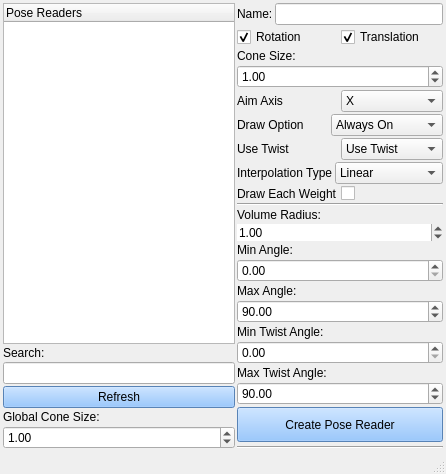
<?xml version="1.0" encoding="UTF-8"?>
<ui version="4.0">
 <class>MainWindow</class>
 <widget class="QMainWindow" name="MainWindow">
  <property name="geometry">
   <rect>
    <x>0</x>
    <y>0</y>
    <width>446</width>
    <height>474</height>
   </rect>
  </property>
  <property name="windowTitle">
   <string>MainWindow</string>
  </property>
  <widget class="QWidget" name="centralwidget">
   <layout class="QHBoxLayout" name="horizontalLayout">
    <property name="spacing">
     <number>2</number>
    </property>
    <property name="margin">
     <number>3</number>
    </property>
    <item>
     <layout class="QVBoxLayout" name="verticalLayout_3">
      <property name="spacing">
       <number>2</number>
      </property>
      <property name="sizeConstraint">
       <enum>QLayout::SetMaximumSize</enum>
      </property>
      <item>
       <widget class="QTreeWidget" name="poseReader_treeWidget">
        <column>
         <property name="text">
          <string>Pose Readers</string>
         </property>
        </column>
       </widget>
      </item>
      <item>
       <widget class="QLabel" name="label_7">
        <property name="text">
         <string>Search:</string>
        </property>
       </widget>
      </item>
      <item>
       <widget class="QLineEdit" name="search_lineEdit"/>
      </item>
      <item>
       <widget class="QPushButton" name="refresh_button">
        <property name="palette">
         <palette>
          <active>
           <colorrole role="WindowText">
            <brush brushstyle="SolidPattern">
             <color alpha="255">
              <red>0</red>
              <green>0</green>
              <blue>0</blue>
             </color>
            </brush>
           </colorrole>
           <colorrole role="Button">
            <brush brushstyle="SolidPattern">
             <color alpha="255">
              <red>123</red>
              <green>183</green>
              <blue>255</blue>
             </color>
            </brush>
           </colorrole>
           <colorrole role="Light">
            <brush brushstyle="SolidPattern">
             <color alpha="255">
              <red>251</red>
              <green>253</green>
              <blue>255</blue>
             </color>
            </brush>
           </colorrole>
           <colorrole role="Midlight">
            <brush brushstyle="SolidPattern">
             <color alpha="255">
              <red>187</red>
              <green>218</green>
              <blue>255</blue>
             </color>
            </brush>
           </colorrole>
           <colorrole role="Dark">
            <brush brushstyle="SolidPattern">
             <color alpha="255">
              <red>61</red>
              <green>91</green>
              <blue>127</blue>
             </color>
            </brush>
           </colorrole>
           <colorrole role="Mid">
            <brush brushstyle="SolidPattern">
             <color alpha="255">
              <red>82</red>
              <green>122</green>
              <blue>170</blue>
             </color>
            </brush>
           </colorrole>
           <colorrole role="Text">
            <brush brushstyle="SolidPattern">
             <color alpha="255">
              <red>0</red>
              <green>0</green>
              <blue>0</blue>
             </color>
            </brush>
           </colorrole>
           <colorrole role="BrightText">
            <brush brushstyle="SolidPattern">
             <color alpha="255">
              <red>255</red>
              <green>255</green>
              <blue>255</blue>
             </color>
            </brush>
           </colorrole>
           <colorrole role="ButtonText">
            <brush brushstyle="SolidPattern">
             <color alpha="255">
              <red>0</red>
              <green>0</green>
              <blue>0</blue>
             </color>
            </brush>
           </colorrole>
           <colorrole role="Base">
            <brush brushstyle="SolidPattern">
             <color alpha="255">
              <red>255</red>
              <green>255</green>
              <blue>255</blue>
             </color>
            </brush>
           </colorrole>
           <colorrole role="Window">
            <brush brushstyle="SolidPattern">
             <color alpha="255">
              <red>123</red>
              <green>183</green>
              <blue>255</blue>
             </color>
            </brush>
           </colorrole>
           <colorrole role="Shadow">
            <brush brushstyle="SolidPattern">
             <color alpha="255">
              <red>0</red>
              <green>0</green>
              <blue>0</blue>
             </color>
            </brush>
           </colorrole>
           <colorrole role="AlternateBase">
            <brush brushstyle="SolidPattern">
             <color alpha="255">
              <red>189</red>
              <green>219</green>
              <blue>255</blue>
             </color>
            </brush>
           </colorrole>
           <colorrole role="ToolTipBase">
            <brush brushstyle="SolidPattern">
             <color alpha="255">
              <red>255</red>
              <green>255</green>
              <blue>220</blue>
             </color>
            </brush>
           </colorrole>
           <colorrole role="ToolTipText">
            <brush brushstyle="SolidPattern">
             <color alpha="255">
              <red>0</red>
              <green>0</green>
              <blue>0</blue>
             </color>
            </brush>
           </colorrole>
          </active>
          <inactive>
           <colorrole role="WindowText">
            <brush brushstyle="SolidPattern">
             <color alpha="255">
              <red>0</red>
              <green>0</green>
              <blue>0</blue>
             </color>
            </brush>
           </colorrole>
           <colorrole role="Button">
            <brush brushstyle="SolidPattern">
             <color alpha="255">
              <red>123</red>
              <green>183</green>
              <blue>255</blue>
             </color>
            </brush>
           </colorrole>
           <colorrole role="Light">
            <brush brushstyle="SolidPattern">
             <color alpha="255">
              <red>251</red>
              <green>253</green>
              <blue>255</blue>
             </color>
            </brush>
           </colorrole>
           <colorrole role="Midlight">
            <brush brushstyle="SolidPattern">
             <color alpha="255">
              <red>187</red>
              <green>218</green>
              <blue>255</blue>
             </color>
            </brush>
           </colorrole>
           <colorrole role="Dark">
            <brush brushstyle="SolidPattern">
             <color alpha="255">
              <red>61</red>
              <green>91</green>
              <blue>127</blue>
             </color>
            </brush>
           </colorrole>
           <colorrole role="Mid">
            <brush brushstyle="SolidPattern">
             <color alpha="255">
              <red>82</red>
              <green>122</green>
              <blue>170</blue>
             </color>
            </brush>
           </colorrole>
           <colorrole role="Text">
            <brush brushstyle="SolidPattern">
             <color alpha="255">
              <red>0</red>
              <green>0</green>
              <blue>0</blue>
             </color>
            </brush>
           </colorrole>
           <colorrole role="BrightText">
            <brush brushstyle="SolidPattern">
             <color alpha="255">
              <red>255</red>
              <green>255</green>
              <blue>255</blue>
             </color>
            </brush>
           </colorrole>
           <colorrole role="ButtonText">
            <brush brushstyle="SolidPattern">
             <color alpha="255">
              <red>0</red>
              <green>0</green>
              <blue>0</blue>
             </color>
            </brush>
           </colorrole>
           <colorrole role="Base">
            <brush brushstyle="SolidPattern">
             <color alpha="255">
              <red>255</red>
              <green>255</green>
              <blue>255</blue>
             </color>
            </brush>
           </colorrole>
           <colorrole role="Window">
            <brush brushstyle="SolidPattern">
             <color alpha="255">
              <red>123</red>
              <green>183</green>
              <blue>255</blue>
             </color>
            </brush>
           </colorrole>
           <colorrole role="Shadow">
            <brush brushstyle="SolidPattern">
             <color alpha="255">
              <red>0</red>
              <green>0</green>
              <blue>0</blue>
             </color>
            </brush>
           </colorrole>
           <colorrole role="AlternateBase">
            <brush brushstyle="SolidPattern">
             <color alpha="255">
              <red>189</red>
              <green>219</green>
              <blue>255</blue>
             </color>
            </brush>
           </colorrole>
           <colorrole role="ToolTipBase">
            <brush brushstyle="SolidPattern">
             <color alpha="255">
              <red>255</red>
              <green>255</green>
              <blue>220</blue>
             </color>
            </brush>
           </colorrole>
           <colorrole role="ToolTipText">
            <brush brushstyle="SolidPattern">
             <color alpha="255">
              <red>0</red>
              <green>0</green>
              <blue>0</blue>
             </color>
            </brush>
           </colorrole>
          </inactive>
          <disabled>
           <colorrole role="WindowText">
            <brush brushstyle="SolidPattern">
             <color alpha="255">
              <red>61</red>
              <green>91</green>
              <blue>127</blue>
             </color>
            </brush>
           </colorrole>
           <colorrole role="Button">
            <brush brushstyle="SolidPattern">
             <color alpha="255">
              <red>123</red>
              <green>183</green>
              <blue>255</blue>
             </color>
            </brush>
           </colorrole>
           <colorrole role="Light">
            <brush brushstyle="SolidPattern">
             <color alpha="255">
              <red>251</red>
              <green>253</green>
              <blue>255</blue>
             </color>
            </brush>
           </colorrole>
           <colorrole role="Midlight">
            <brush brushstyle="SolidPattern">
             <color alpha="255">
              <red>187</red>
              <green>218</green>
              <blue>255</blue>
             </color>
            </brush>
           </colorrole>
           <colorrole role="Dark">
            <brush brushstyle="SolidPattern">
             <color alpha="255">
              <red>61</red>
              <green>91</green>
              <blue>127</blue>
             </color>
            </brush>
           </colorrole>
           <colorrole role="Mid">
            <brush brushstyle="SolidPattern">
             <color alpha="255">
              <red>82</red>
              <green>122</green>
              <blue>170</blue>
             </color>
            </brush>
           </colorrole>
           <colorrole role="Text">
            <brush brushstyle="SolidPattern">
             <color alpha="255">
              <red>61</red>
              <green>91</green>
              <blue>127</blue>
             </color>
            </brush>
           </colorrole>
           <colorrole role="BrightText">
            <brush brushstyle="SolidPattern">
             <color alpha="255">
              <red>255</red>
              <green>255</green>
              <blue>255</blue>
             </color>
            </brush>
           </colorrole>
           <colorrole role="ButtonText">
            <brush brushstyle="SolidPattern">
             <color alpha="255">
              <red>61</red>
              <green>91</green>
              <blue>127</blue>
             </color>
            </brush>
           </colorrole>
           <colorrole role="Base">
            <brush brushstyle="SolidPattern">
             <color alpha="255">
              <red>123</red>
              <green>183</green>
              <blue>255</blue>
             </color>
            </brush>
           </colorrole>
           <colorrole role="Window">
            <brush brushstyle="SolidPattern">
             <color alpha="255">
              <red>123</red>
              <green>183</green>
              <blue>255</blue>
             </color>
            </brush>
           </colorrole>
           <colorrole role="Shadow">
            <brush brushstyle="SolidPattern">
             <color alpha="255">
              <red>0</red>
              <green>0</green>
              <blue>0</blue>
             </color>
            </brush>
           </colorrole>
           <colorrole role="AlternateBase">
            <brush brushstyle="SolidPattern">
             <color alpha="255">
              <red>123</red>
              <green>183</green>
              <blue>255</blue>
             </color>
            </brush>
           </colorrole>
           <colorrole role="ToolTipBase">
            <brush brushstyle="SolidPattern">
             <color alpha="255">
              <red>255</red>
              <green>255</green>
              <blue>220</blue>
             </color>
            </brush>
           </colorrole>
           <colorrole role="ToolTipText">
            <brush brushstyle="SolidPattern">
             <color alpha="255">
              <red>0</red>
              <green>0</green>
              <blue>0</blue>
             </color>
            </brush>
           </colorrole>
          </disabled>
         </palette>
        </property>
        <property name="text">
         <string>Refresh</string>
        </property>
       </widget>
      </item>
      <item>
       <widget class="QLabel" name="label_13">
        <property name="text">
         <string>Global Cone Size:</string>
        </property>
       </widget>
      </item>
      <item>
       <widget class="QDoubleSpinBox" name="globalConeSize_spinBox">
        <property name="maximum">
         <double>300.000000000000000</double>
        </property>
        <property name="singleStep">
         <double>0.200000000000000</double>
        </property>
        <property name="value">
         <double>1.000000000000000</double>
        </property>
       </widget>
      </item>
     </layout>
    </item>
    <item>
     <layout class="QVBoxLayout" name="verticalLayout_4">
      <property name="spacing">
       <number>2</number>
      </property>
      <property name="sizeConstraint">
       <enum>QLayout::SetDefaultConstraint</enum>
      </property>
      <item>
       <layout class="QHBoxLayout" name="horizontalLayout_2">
        <item>
         <widget class="QLabel" name="label_2">
          <property name="text">
           <string>Name:</string>
          </property>
         </widget>
        </item>
        <item>
         <widget class="QLineEdit" name="poseReaderName_label"/>
        </item>
       </layout>
      </item>
      <item>
       <layout class="QHBoxLayout" name="horizontalLayout_3">
        <item>
         <widget class="QCheckBox" name="rotation_checkbox">
          <property name="text">
           <string>Rotation</string>
          </property>
          <property name="checked">
           <bool>true</bool>
          </property>
         </widget>
        </item>
        <item>
         <widget class="QCheckBox" name="translation_checkbox">
          <property name="text">
           <string>Translation</string>
          </property>
          <property name="checked">
           <bool>true</bool>
          </property>
         </widget>
        </item>
       </layout>
      </item>
      <item>
       <widget class="QLabel" name="label_14">
        <property name="text">
         <string>Cone Size:</string>
        </property>
       </widget>
      </item>
      <item>
       <widget class="QDoubleSpinBox" name="coneSize_spinBox">
        <property name="maximum">
         <double>300.000000000000000</double>
        </property>
        <property name="singleStep">
         <double>0.200000000000000</double>
        </property>
        <property name="value">
         <double>1.000000000000000</double>
        </property>
       </widget>
      </item>
      <item>
       <layout class="QHBoxLayout" name="horizontalLayout_4">
        <item>
         <widget class="QLabel" name="label_5">
          <property name="text">
           <string>Aim Axis</string>
          </property>
         </widget>
        </item>
        <item>
         <widget class="QComboBox" name="aimAxis_comboBox">
          <item>
           <property name="text">
            <string>X</string>
           </property>
          </item>
          <item>
           <property name="text">
            <string>Y</string>
           </property>
          </item>
          <item>
           <property name="text">
            <string>Z</string>
           </property>
          </item>
         </widget>
        </item>
       </layout>
      </item>
      <item>
       <layout class="QHBoxLayout" name="horizontalLayout_5">
        <item>
         <widget class="QLabel" name="label_6">
          <property name="text">
           <string>Draw Option</string>
          </property>
         </widget>
        </item>
        <item>
         <widget class="QComboBox" name="drawOption_comboBox">
          <item>
           <property name="text">
            <string>Always On</string>
           </property>
          </item>
          <item>
           <property name="text">
            <string>When Selected</string>
           </property>
          </item>
          <item>
           <property name="text">
            <string>Off</string>
           </property>
          </item>
         </widget>
        </item>
       </layout>
      </item>
      <item>
       <layout class="QHBoxLayout" name="horizontalLayout_6">
        <item>
         <widget class="QLabel" name="label_10">
          <property name="text">
           <string>Use Twist</string>
          </property>
         </widget>
        </item>
        <item>
         <widget class="QComboBox" name="useTwist_comboBox">
          <property name="currentIndex">
           <number>1</number>
          </property>
          <item>
           <property name="text">
            <string>No Twist</string>
           </property>
          </item>
          <item>
           <property name="text">
            <string>Use Twist</string>
           </property>
          </item>
         </widget>
        </item>
       </layout>
      </item>
      <item>
       <layout class="QHBoxLayout" name="horizontalLayout_7">
        <item>
         <widget class="QLabel" name="label_11">
          <property name="text">
           <string>Interpolation Type</string>
          </property>
         </widget>
        </item>
        <item>
         <widget class="QComboBox" name="interpType_comboBox">
          <item>
           <property name="text">
            <string>Linear</string>
           </property>
          </item>
          <item>
           <property name="text">
            <string>Exponential</string>
           </property>
          </item>
          <item>
           <property name="text">
            <string>Custom Curve</string>
           </property>
          </item>
         </widget>
        </item>
       </layout>
      </item>
      <item>
       <layout class="QHBoxLayout" name="horizontalLayout_8">
        <item>
         <widget class="QLabel" name="label_12">
          <property name="text">
           <string>Draw Each Weight</string>
          </property>
         </widget>
        </item>
        <item>
         <widget class="QCheckBox" name="drawEachWeight_checkbox">
          <property name="text">
           <string/>
          </property>
         </widget>
        </item>
       </layout>
      </item>
      <item>
       <widget class="Line" name="line">
        <property name="orientation">
         <enum>Qt::Horizontal</enum>
        </property>
       </widget>
      </item>
      <item>
       <widget class="QLabel" name="label">
        <property name="text">
         <string>Volume Radius:</string>
        </property>
       </widget>
      </item>
      <item>
       <widget class="QDoubleSpinBox" name="radius_spinBox">
        <property name="frame">
         <bool>false</bool>
        </property>
        <property name="maximum">
         <double>300.000000000000000</double>
        </property>
        <property name="singleStep">
         <double>0.200000000000000</double>
        </property>
        <property name="value">
         <double>1.000000000000000</double>
        </property>
       </widget>
      </item>
      <item>
       <widget class="QLabel" name="label_3">
        <property name="text">
         <string>Min Angle:</string>
        </property>
       </widget>
      </item>
      <item>
       <widget class="QDoubleSpinBox" name="minAngle_spinBox">
        <property name="maximum">
         <double>180.000000000000000</double>
        </property>
        <property name="singleStep">
         <double>2.000000000000000</double>
        </property>
       </widget>
      </item>
      <item>
       <widget class="QLabel" name="label_4">
        <property name="text">
         <string>Max Angle:</string>
        </property>
       </widget>
      </item>
      <item>
       <widget class="QDoubleSpinBox" name="maxAngle_spinBox">
        <property name="maximum">
         <double>180.000000000000000</double>
        </property>
        <property name="singleStep">
         <double>2.000000000000000</double>
        </property>
        <property name="value">
         <double>90.000000000000000</double>
        </property>
       </widget>
      </item>
      <item>
       <widget class="QLabel" name="label_8">
        <property name="text">
         <string>Min Twist Angle:</string>
        </property>
       </widget>
      </item>
      <item>
       <widget class="QDoubleSpinBox" name="minTwistAngle_spinBox">
        <property name="maximum">
         <double>180.000000000000000</double>
        </property>
        <property name="singleStep">
         <double>2.000000000000000</double>
        </property>
       </widget>
      </item>
      <item>
       <widget class="QLabel" name="label_9">
        <property name="text">
         <string>Max Twist Angle:</string>
        </property>
       </widget>
      </item>
      <item>
       <widget class="QDoubleSpinBox" name="maxTwistAngle_spinBox">
        <property name="maximum">
         <double>180.000000000000000</double>
        </property>
        <property name="singleStep">
         <double>2.000000000000000</double>
        </property>
        <property name="value">
         <double>90.000000000000000</double>
        </property>
       </widget>
      </item>
      <item>
       <widget class="QPushButton" name="createPoseReader_button">
        <property name="minimumSize">
         <size>
          <width>0</width>
          <height>35</height>
         </size>
        </property>
        <property name="palette">
         <palette>
          <active>
           <colorrole role="WindowText">
            <brush brushstyle="SolidPattern">
             <color alpha="255">
              <red>0</red>
              <green>0</green>
              <blue>0</blue>
             </color>
            </brush>
           </colorrole>
           <colorrole role="Button">
            <brush brushstyle="SolidPattern">
             <color alpha="255">
              <red>123</red>
              <green>183</green>
              <blue>255</blue>
             </color>
            </brush>
           </colorrole>
           <colorrole role="Light">
            <brush brushstyle="SolidPattern">
             <color alpha="255">
              <red>251</red>
              <green>253</green>
              <blue>255</blue>
             </color>
            </brush>
           </colorrole>
           <colorrole role="Midlight">
            <brush brushstyle="SolidPattern">
             <color alpha="255">
              <red>187</red>
              <green>218</green>
              <blue>255</blue>
             </color>
            </brush>
           </colorrole>
           <colorrole role="Dark">
            <brush brushstyle="SolidPattern">
             <color alpha="255">
              <red>61</red>
              <green>91</green>
              <blue>127</blue>
             </color>
            </brush>
           </colorrole>
           <colorrole role="Mid">
            <brush brushstyle="SolidPattern">
             <color alpha="255">
              <red>82</red>
              <green>122</green>
              <blue>170</blue>
             </color>
            </brush>
           </colorrole>
           <colorrole role="Text">
            <brush brushstyle="SolidPattern">
             <color alpha="255">
              <red>0</red>
              <green>0</green>
              <blue>0</blue>
             </color>
            </brush>
           </colorrole>
           <colorrole role="BrightText">
            <brush brushstyle="SolidPattern">
             <color alpha="255">
              <red>255</red>
              <green>255</green>
              <blue>255</blue>
             </color>
            </brush>
           </colorrole>
           <colorrole role="ButtonText">
            <brush brushstyle="SolidPattern">
             <color alpha="255">
              <red>0</red>
              <green>0</green>
              <blue>0</blue>
             </color>
            </brush>
           </colorrole>
           <colorrole role="Base">
            <brush brushstyle="SolidPattern">
             <color alpha="255">
              <red>255</red>
              <green>255</green>
              <blue>255</blue>
             </color>
            </brush>
           </colorrole>
           <colorrole role="Window">
            <brush brushstyle="SolidPattern">
             <color alpha="255">
              <red>123</red>
              <green>183</green>
              <blue>255</blue>
             </color>
            </brush>
           </colorrole>
           <colorrole role="Shadow">
            <brush brushstyle="SolidPattern">
             <color alpha="255">
              <red>0</red>
              <green>0</green>
              <blue>0</blue>
             </color>
            </brush>
           </colorrole>
           <colorrole role="AlternateBase">
            <brush brushstyle="SolidPattern">
             <color alpha="255">
              <red>189</red>
              <green>219</green>
              <blue>255</blue>
             </color>
            </brush>
           </colorrole>
           <colorrole role="ToolTipBase">
            <brush brushstyle="SolidPattern">
             <color alpha="255">
              <red>255</red>
              <green>255</green>
              <blue>220</blue>
             </color>
            </brush>
           </colorrole>
           <colorrole role="ToolTipText">
            <brush brushstyle="SolidPattern">
             <color alpha="255">
              <red>0</red>
              <green>0</green>
              <blue>0</blue>
             </color>
            </brush>
           </colorrole>
          </active>
          <inactive>
           <colorrole role="WindowText">
            <brush brushstyle="SolidPattern">
             <color alpha="255">
              <red>0</red>
              <green>0</green>
              <blue>0</blue>
             </color>
            </brush>
           </colorrole>
           <colorrole role="Button">
            <brush brushstyle="SolidPattern">
             <color alpha="255">
              <red>123</red>
              <green>183</green>
              <blue>255</blue>
             </color>
            </brush>
           </colorrole>
           <colorrole role="Light">
            <brush brushstyle="SolidPattern">
             <color alpha="255">
              <red>251</red>
              <green>253</green>
              <blue>255</blue>
             </color>
            </brush>
           </colorrole>
           <colorrole role="Midlight">
            <brush brushstyle="SolidPattern">
             <color alpha="255">
              <red>187</red>
              <green>218</green>
              <blue>255</blue>
             </color>
            </brush>
           </colorrole>
           <colorrole role="Dark">
            <brush brushstyle="SolidPattern">
             <color alpha="255">
              <red>61</red>
              <green>91</green>
              <blue>127</blue>
             </color>
            </brush>
           </colorrole>
           <colorrole role="Mid">
            <brush brushstyle="SolidPattern">
             <color alpha="255">
              <red>82</red>
              <green>122</green>
              <blue>170</blue>
             </color>
            </brush>
           </colorrole>
           <colorrole role="Text">
            <brush brushstyle="SolidPattern">
             <color alpha="255">
              <red>0</red>
              <green>0</green>
              <blue>0</blue>
             </color>
            </brush>
           </colorrole>
           <colorrole role="BrightText">
            <brush brushstyle="SolidPattern">
             <color alpha="255">
              <red>255</red>
              <green>255</green>
              <blue>255</blue>
             </color>
            </brush>
           </colorrole>
           <colorrole role="ButtonText">
            <brush brushstyle="SolidPattern">
             <color alpha="255">
              <red>0</red>
              <green>0</green>
              <blue>0</blue>
             </color>
            </brush>
           </colorrole>
           <colorrole role="Base">
            <brush brushstyle="SolidPattern">
             <color alpha="255">
              <red>255</red>
              <green>255</green>
              <blue>255</blue>
             </color>
            </brush>
           </colorrole>
           <colorrole role="Window">
            <brush brushstyle="SolidPattern">
             <color alpha="255">
              <red>123</red>
              <green>183</green>
              <blue>255</blue>
             </color>
            </brush>
           </colorrole>
           <colorrole role="Shadow">
            <brush brushstyle="SolidPattern">
             <color alpha="255">
              <red>0</red>
              <green>0</green>
              <blue>0</blue>
             </color>
            </brush>
           </colorrole>
           <colorrole role="AlternateBase">
            <brush brushstyle="SolidPattern">
             <color alpha="255">
              <red>189</red>
              <green>219</green>
              <blue>255</blue>
             </color>
            </brush>
           </colorrole>
           <colorrole role="ToolTipBase">
            <brush brushstyle="SolidPattern">
             <color alpha="255">
              <red>255</red>
              <green>255</green>
              <blue>220</blue>
             </color>
            </brush>
           </colorrole>
           <colorrole role="ToolTipText">
            <brush brushstyle="SolidPattern">
             <color alpha="255">
              <red>0</red>
              <green>0</green>
              <blue>0</blue>
             </color>
            </brush>
           </colorrole>
          </inactive>
          <disabled>
           <colorrole role="WindowText">
            <brush brushstyle="SolidPattern">
             <color alpha="255">
              <red>61</red>
              <green>91</green>
              <blue>127</blue>
             </color>
            </brush>
           </colorrole>
           <colorrole role="Button">
            <brush brushstyle="SolidPattern">
             <color alpha="255">
              <red>123</red>
              <green>183</green>
              <blue>255</blue>
             </color>
            </brush>
           </colorrole>
           <colorrole role="Light">
            <brush brushstyle="SolidPattern">
             <color alpha="255">
              <red>251</red>
              <green>253</green>
              <blue>255</blue>
             </color>
            </brush>
           </colorrole>
           <colorrole role="Midlight">
            <brush brushstyle="SolidPattern">
             <color alpha="255">
              <red>187</red>
              <green>218</green>
              <blue>255</blue>
             </color>
            </brush>
           </colorrole>
           <colorrole role="Dark">
            <brush brushstyle="SolidPattern">
             <color alpha="255">
              <red>61</red>
              <green>91</green>
              <blue>127</blue>
             </color>
            </brush>
           </colorrole>
           <colorrole role="Mid">
            <brush brushstyle="SolidPattern">
             <color alpha="255">
              <red>82</red>
              <green>122</green>
              <blue>170</blue>
             </color>
            </brush>
           </colorrole>
           <colorrole role="Text">
            <brush brushstyle="SolidPattern">
             <color alpha="255">
              <red>61</red>
              <green>91</green>
              <blue>127</blue>
             </color>
            </brush>
           </colorrole>
           <colorrole role="BrightText">
            <brush brushstyle="SolidPattern">
             <color alpha="255">
              <red>255</red>
              <green>255</green>
              <blue>255</blue>
             </color>
            </brush>
           </colorrole>
           <colorrole role="ButtonText">
            <brush brushstyle="SolidPattern">
             <color alpha="255">
              <red>61</red>
              <green>91</green>
              <blue>127</blue>
             </color>
            </brush>
           </colorrole>
           <colorrole role="Base">
            <brush brushstyle="SolidPattern">
             <color alpha="255">
              <red>123</red>
              <green>183</green>
              <blue>255</blue>
             </color>
            </brush>
           </colorrole>
           <colorrole role="Window">
            <brush brushstyle="SolidPattern">
             <color alpha="255">
              <red>123</red>
              <green>183</green>
              <blue>255</blue>
             </color>
            </brush>
           </colorrole>
           <colorrole role="Shadow">
            <brush brushstyle="SolidPattern">
             <color alpha="255">
              <red>0</red>
              <green>0</green>
              <blue>0</blue>
             </color>
            </brush>
           </colorrole>
           <colorrole role="AlternateBase">
            <brush brushstyle="SolidPattern">
             <color alpha="255">
              <red>123</red>
              <green>183</green>
              <blue>255</blue>
             </color>
            </brush>
           </colorrole>
           <colorrole role="ToolTipBase">
            <brush brushstyle="SolidPattern">
             <color alpha="255">
              <red>255</red>
              <green>255</green>
              <blue>220</blue>
             </color>
            </brush>
           </colorrole>
           <colorrole role="ToolTipText">
            <brush brushstyle="SolidPattern">
             <color alpha="255">
              <red>0</red>
              <green>0</green>
              <blue>0</blue>
             </color>
            </brush>
           </colorrole>
          </disabled>
         </palette>
        </property>
        <property name="text">
         <string>Create Pose Reader</string>
        </property>
       </widget>
      </item>
      <item>
       <spacer name="verticalSpacer">
        <property name="orientation">
         <enum>Qt::Vertical</enum>
        </property>
        <property name="sizeHint" stdset="0">
         <size>
          <width>20</width>
          <height>40</height>
         </size>
        </property>
       </spacer>
      </item>
      <item>
       <widget class="Line" name="line_2">
        <property name="orientation">
         <enum>Qt::Horizontal</enum>
        </property>
       </widget>
      </item>
     </layout>
    </item>
   </layout>
  </widget>
  <widget class="QMenuBar" name="menubar">
   <property name="geometry">
    <rect>
     <x>0</x>
     <y>0</y>
     <width>446</width>
     <height>21</height>
    </rect>
   </property>
  </widget>
  <widget class="QStatusBar" name="statusbar"/>
 </widget>
 <resources/>
 <connections/>
</ui>
